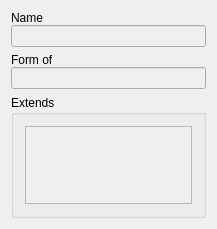
<ui version="4.0" >
 <author></author>
 <comment></comment>
 <exportmacro></exportmacro>
 <class>IDD_SupportPage</class>
 <widget class="QWidget" name="IDD_SupportPage" >
  <property name="geometry" >
   <rect>
    <x>0</x>
    <y>0</y>
    <width>217</width>
    <height>229</height>
   </rect>
  </property>
  <property name="sizePolicy" >
   <sizepolicy>
    <hsizetype>7</hsizetype>
    <vsizetype>7</vsizetype>
    <horstretch>0</horstretch>
    <verstretch>0</verstretch>
   </sizepolicy>
  </property>
  <property name="windowTitle" >
   <string>General</string>
  </property>
  <layout class="QVBoxLayout" >
   <property name="margin" >
    <number>11</number>
   </property>
   <property name="spacing" >
    <number>6</number>
   </property>
   <item>
    <layout class="QVBoxLayout" >
     <property name="margin" >
      <number>0</number>
     </property>
     <property name="spacing" >
      <number>0</number>
     </property>
     <item>
      <widget class="QLabel" name="Label_IDC_STATIC44" >
       <property name="focusPolicy" >
        <enum>Qt::NoFocus</enum>
       </property>
       <property name="text" >
        <string>Name</string>
       </property>
      </widget>
     </item>
     <item>
      <widget class="QLineEdit" name="Name" >
       <property name="enabled" >
        <bool>false</bool>
       </property>
       <property name="focusPolicy" >
        <enum>Qt::NoFocus</enum>
       </property>
       <property name="alignment" >
        <set>Qt::AlignLeading</set>
       </property>
       <property name="readOnly" >
        <bool>true</bool>
       </property>
      </widget>
     </item>
    </layout>
   </item>
   <item>
    <layout class="QVBoxLayout" >
     <property name="margin" >
      <number>0</number>
     </property>
     <property name="spacing" >
      <number>0</number>
     </property>
     <item>
      <widget class="QLabel" name="Label_IDC_STATIC45" >
       <property name="focusPolicy" >
        <enum>Qt::NoFocus</enum>
       </property>
       <property name="text" >
        <string>Form of</string>
       </property>
      </widget>
     </item>
     <item>
      <widget class="QLineEdit" name="FormsClass" >
       <property name="enabled" >
        <bool>false</bool>
       </property>
       <property name="focusPolicy" >
        <enum>Qt::NoFocus</enum>
       </property>
       <property name="alignment" >
        <set>Qt::AlignLeading</set>
       </property>
      </widget>
     </item>
    </layout>
   </item>
   <item>
    <widget class="QGroupBox" name="GroupBox_IDC_STATIC20" >
     <property name="focusPolicy" >
      <enum>Qt::NoFocus</enum>
     </property>
     <property name="title" >
      <string>Extends</string>
     </property>
     <layout class="QHBoxLayout" >
      <property name="margin" >
       <number>11</number>
      </property>
      <property name="spacing" >
       <number>6</number>
      </property>
      <item>
       <widget class="QListWidget" name="Supports" >
        <property name="enabled" >
         <bool>false</bool>
        </property>
        <property name="minimumSize" >
         <size>
          <width>0</width>
          <height>65</height>
         </size>
        </property>
       </widget>
      </item>
     </layout>
    </widget>
   </item>
   <item>
    <spacer>
     <property name="orientation" >
      <enum>Qt::Vertical</enum>
     </property>
     <property name="sizeType" >
      <enum>QSizePolicy::Expanding</enum>
     </property>
     <property name="sizeHint" >
      <size>
       <width>16</width>
       <height>16</height>
      </size>
     </property>
    </spacer>
   </item>
  </layout>
 </widget>
 <layoutdefault spacing="6" margin="11" />
 <pixmapfunction></pixmapfunction>
 <resources/>
 <connections/>
</ui>
